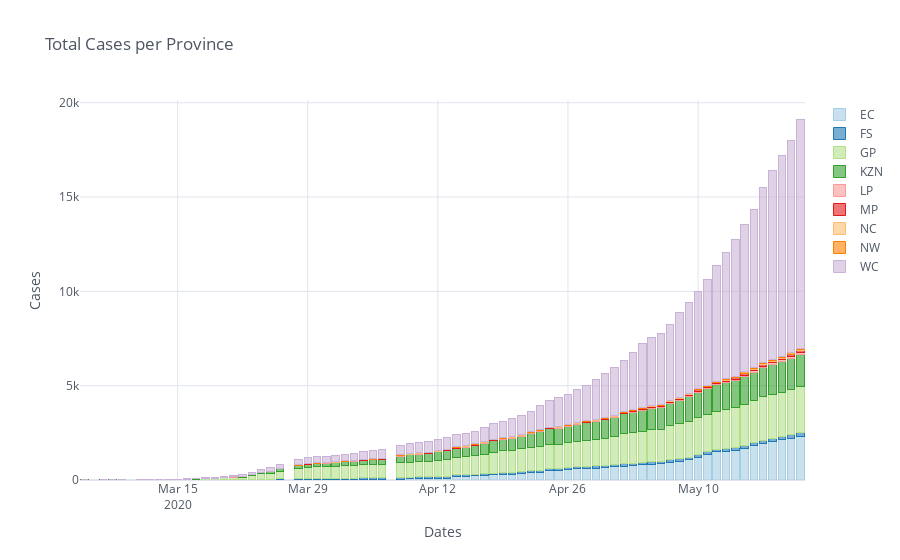

Notebook code for this chart:
### Code cell
state_plot.iplot(kind='bar', barmode='stack', title='Total Cases per Province', xTitle='Dates', yTitle='Cases', colors=colorscale)
